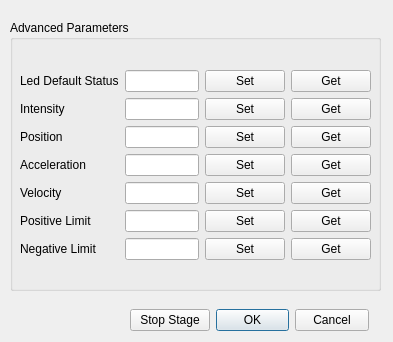
<?xml version="1.0" encoding="UTF-8"?>
<ui version="4.0">
 <class>AdvancedSettingsDialog</class>
 <widget class="QDialog" name="AdvancedSettingsDialog">
  <property name="geometry">
   <rect>
    <x>0</x>
    <y>0</y>
    <width>393</width>
    <height>342</height>
   </rect>
  </property>
  <property name="windowTitle">
   <string>Dialog</string>
  </property>
  <widget class="QGroupBox" name="groupBox">
   <property name="geometry">
    <rect>
     <x>10</x>
     <y>20</y>
     <width>371</width>
     <height>271</height>
    </rect>
   </property>
   <property name="title">
    <string>Advanced Parameters</string>
   </property>
   <widget class="QWidget" name="verticalLayoutWidget">
    <property name="geometry">
     <rect>
      <x>10</x>
      <y>20</y>
      <width>351</width>
      <height>251</height>
     </rect>
    </property>
    <layout class="QVBoxLayout" name="verticalLayout">
     <item>
      <layout class="QGridLayout" name="gridLayout">
       <item row="7" column="2">
        <widget class="QLineEdit" name="NegLimitLineEdit">
         <property name="font">
          <font>
           <family>Segoe UI</family>
           <pointsize>9</pointsize>
           <weight>50</weight>
           <bold>false</bold>
          </font>
         </property>
        </widget>
       </item>
       <item row="0" column="3">
        <widget class="QPushButton" name="setLedDefaultButton">
         <property name="text">
          <string>Set</string>
         </property>
        </widget>
       </item>
       <item row="3" column="3">
        <widget class="QPushButton" name="setAcceleration">
         <property name="text">
          <string>Set</string>
         </property>
        </widget>
       </item>
       <item row="3" column="2">
        <widget class="QLineEdit" name="AccelerationLineEdit">
         <property name="font">
          <font>
           <family>Segoe UI</family>
           <pointsize>9</pointsize>
           <weight>50</weight>
           <bold>false</bold>
          </font>
         </property>
        </widget>
       </item>
       <item row="6" column="4">
        <widget class="QPushButton" name="getPosLimit">
         <property name="text">
          <string>Get</string>
         </property>
        </widget>
       </item>
       <item row="5" column="3">
        <widget class="QPushButton" name="setVelocity">
         <property name="text">
          <string>Set</string>
         </property>
        </widget>
       </item>
       <item row="0" column="2">
        <widget class="QLineEdit" name="LedDefaultLabel">
         <property name="font">
          <font>
           <family>Segoe UI</family>
           <pointsize>9</pointsize>
           <weight>50</weight>
           <bold>false</bold>
          </font>
         </property>
        </widget>
       </item>
       <item row="2" column="2">
        <widget class="QLineEdit" name="PositionLineEdit">
         <property name="font">
          <font>
           <family>Segoe UI</family>
           <pointsize>9</pointsize>
           <weight>50</weight>
           <bold>false</bold>
          </font>
         </property>
        </widget>
       </item>
       <item row="6" column="3">
        <widget class="QPushButton" name="setPosLimit">
         <property name="text">
          <string>Set</string>
         </property>
        </widget>
       </item>
       <item row="1" column="3">
        <widget class="QPushButton" name="setIntensity">
         <property name="text">
          <string>Set</string>
         </property>
        </widget>
       </item>
       <item row="0" column="4">
        <widget class="QPushButton" name="getLedDefault_Button">
         <property name="text">
          <string>Get</string>
         </property>
        </widget>
       </item>
       <item row="2" column="0">
        <widget class="QLabel" name="label_Position">
         <property name="font">
          <font>
           <family>Segoe UI</family>
           <pointsize>9</pointsize>
           <weight>50</weight>
           <bold>false</bold>
          </font>
         </property>
         <property name="text">
          <string>Position</string>
         </property>
        </widget>
       </item>
       <item row="5" column="2">
        <widget class="QLineEdit" name="VelocityLineEdit">
         <property name="font">
          <font>
           <family>Segoe UI</family>
           <pointsize>9</pointsize>
           <weight>50</weight>
           <bold>false</bold>
          </font>
         </property>
        </widget>
       </item>
       <item row="3" column="4">
        <widget class="QPushButton" name="getAcceleration">
         <property name="text">
          <string>Get</string>
         </property>
        </widget>
       </item>
       <item row="3" column="0">
        <widget class="QLabel" name="label_Acceleration">
         <property name="font">
          <font>
           <family>Segoe UI</family>
           <pointsize>9</pointsize>
           <weight>50</weight>
           <bold>false</bold>
          </font>
         </property>
         <property name="text">
          <string>Acceleration</string>
         </property>
        </widget>
       </item>
       <item row="0" column="0">
        <widget class="QLabel" name="label_LedDefault">
         <property name="font">
          <font>
           <family>Segoe UI</family>
           <pointsize>9</pointsize>
           <weight>50</weight>
           <bold>false</bold>
          </font>
         </property>
         <property name="text">
          <string>Led Default Status</string>
         </property>
        </widget>
       </item>
       <item row="1" column="4">
        <widget class="QPushButton" name="getIntensity">
         <property name="text">
          <string>Get</string>
         </property>
        </widget>
       </item>
       <item row="2" column="4">
        <widget class="QPushButton" name="getPosition">
         <property name="text">
          <string>Get</string>
         </property>
        </widget>
       </item>
       <item row="6" column="2">
        <widget class="QLineEdit" name="PosLimitLineEdit">
         <property name="font">
          <font>
           <family>Segoe UI</family>
           <pointsize>9</pointsize>
           <weight>50</weight>
           <bold>false</bold>
          </font>
         </property>
        </widget>
       </item>
       <item row="5" column="4">
        <widget class="QPushButton" name="getVelocity">
         <property name="text">
          <string>Get</string>
         </property>
        </widget>
       </item>
       <item row="1" column="2">
        <widget class="QLineEdit" name="IntensityLineEdit">
         <property name="font">
          <font>
           <family>Segoe UI</family>
           <pointsize>9</pointsize>
           <weight>50</weight>
           <bold>false</bold>
          </font>
         </property>
        </widget>
       </item>
       <item row="2" column="3">
        <widget class="QPushButton" name="setPosition">
         <property name="text">
          <string>Set</string>
         </property>
        </widget>
       </item>
       <item row="7" column="3">
        <widget class="QPushButton" name="setNegLimit">
         <property name="text">
          <string>Set</string>
         </property>
        </widget>
       </item>
       <item row="7" column="4">
        <widget class="QPushButton" name="getNegLimit">
         <property name="text">
          <string>Get</string>
         </property>
        </widget>
       </item>
       <item row="1" column="0">
        <widget class="QLabel" name="label_intensity">
         <property name="font">
          <font>
           <family>Segoe UI</family>
           <pointsize>9</pointsize>
           <weight>50</weight>
           <bold>false</bold>
          </font>
         </property>
         <property name="text">
          <string>Intensity</string>
         </property>
        </widget>
       </item>
       <item row="7" column="0">
        <widget class="QLabel" name="label_NegLimit">
         <property name="font">
          <font>
           <family>Segoe UI</family>
           <pointsize>9</pointsize>
           <weight>50</weight>
           <bold>false</bold>
          </font>
         </property>
         <property name="text">
          <string>Negative Limit</string>
         </property>
        </widget>
       </item>
       <item row="6" column="0">
        <widget class="QLabel" name="label_PosLimit">
         <property name="font">
          <font>
           <family>Segoe UI</family>
           <pointsize>9</pointsize>
           <weight>50</weight>
           <bold>false</bold>
          </font>
         </property>
         <property name="text">
          <string>Positive Limit</string>
         </property>
        </widget>
       </item>
       <item row="5" column="0">
        <widget class="QLabel" name="label_Velocity">
         <property name="font">
          <font>
           <family>Segoe UI</family>
           <pointsize>9</pointsize>
           <weight>50</weight>
           <bold>false</bold>
          </font>
         </property>
         <property name="text">
          <string>Velocity</string>
         </property>
        </widget>
       </item>
      </layout>
     </item>
    </layout>
   </widget>
  </widget>
  <widget class="QWidget" name="horizontalLayoutWidget">
   <property name="geometry">
    <rect>
     <x>130</x>
     <y>300</y>
     <width>239</width>
     <height>41</height>
    </rect>
   </property>
   <layout class="QHBoxLayout" name="horizontalLayout">
    <item>
     <widget class="QPushButton" name="stopStageButton">
      <property name="text">
       <string>Stop Stage</string>
      </property>
     </widget>
    </item>
    <item>
     <widget class="QDialogButtonBox" name="buttonBox">
      <property name="orientation">
       <enum>Qt::Horizontal</enum>
      </property>
      <property name="standardButtons">
       <set>QDialogButtonBox::Cancel|QDialogButtonBox::Ok</set>
      </property>
     </widget>
    </item>
   </layout>
  </widget>
 </widget>
 <resources/>
 <connections>
  <connection>
   <sender>buttonBox</sender>
   <signal>accepted()</signal>
   <receiver>AdvancedSettingsDialog</receiver>
   <slot>accept()</slot>
   <hints>
    <hint type="sourcelabel">
     <x>248</x>
     <y>254</y>
    </hint>
    <hint type="destinationlabel">
     <x>157</x>
     <y>274</y>
    </hint>
   </hints>
  </connection>
  <connection>
   <sender>buttonBox</sender>
   <signal>rejected()</signal>
   <receiver>AdvancedSettingsDialog</receiver>
   <slot>reject()</slot>
   <hints>
    <hint type="sourcelabel">
     <x>316</x>
     <y>260</y>
    </hint>
    <hint type="destinationlabel">
     <x>286</x>
     <y>274</y>
    </hint>
   </hints>
  </connection>
 </connections>
</ui>
